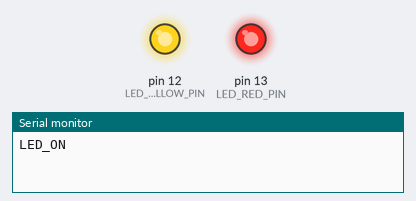
Recording of a sketch running on a simulated Arduino Uno, built with avr-gcc and run on an emulated ATmega328P. Parts: output pins drawn as LEDs (lit = HIGH), the last lines printed to the serial monitor.

Above: at 0.7 s.
At 16.2 s:
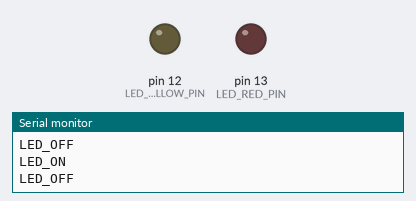
Timing chart, 0 to 18.2 s (numbered marks = the images above):
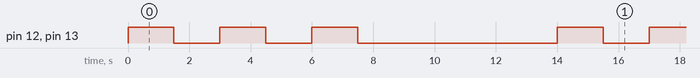

The sketch:

ledTest.ino
```cpp
const int LED_RED_PIN = 13;
const int LED_YELLOW_PIN = 12;

void setup() {

  pinMode(LED_RED_PIN, OUTPUT);
  pinMode(LED_YELLOW_PIN, OUTPUT);

  Serial.begin(9600);
}

void loop() {
  for(int i=0; i<3; i++) {
    Serial.println("LED_ON");
    digitalWrite(LED_RED_PIN, HIGH);
    digitalWrite(LED_YELLOW_PIN, HIGH);
    delay(1500);
    Serial.println("LED_OFF");
    digitalWrite(LED_RED_PIN, LOW);
    digitalWrite(LED_YELLOW_PIN, LOW);
    delay(1500);
  }
  delay(5000);


}
```

Measured:
- by itself, pin 12 (LED_YELLOW_PIN), pin 13 (LED_RED_PIN): repeats every 14.0 s: 2 × (LOW 1.5 s, HIGH 1.5 s), LOW 6.5 s, HIGH 1.5 s
- by itself, everything shown: repeats every 14.0 s, in 6 steps
